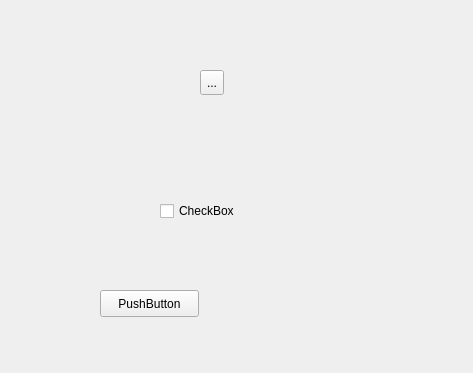
<?xml version="1.0" encoding="UTF-8"?>
<ui version="4.0">
 <class>Form</class>
 <widget class="QWidget" name="Form">
  <property name="geometry">
   <rect>
    <x>0</x>
    <y>0</y>
    <width>473</width>
    <height>373</height>
   </rect>
  </property>
  <property name="windowTitle">
   <string>Form</string>
  </property>
  <widget class="QCheckBox" name="checkBox">
   <property name="geometry">
    <rect>
     <x>160</x>
     <y>200</y>
     <width>97</width>
     <height>22</height>
    </rect>
   </property>
   <property name="text">
    <string>CheckBox</string>
   </property>
  </widget>
  <widget class="QToolButton" name="toolButton">
   <property name="geometry">
    <rect>
     <x>200</x>
     <y>70</y>
     <width>24</width>
     <height>25</height>
    </rect>
   </property>
   <property name="text">
    <string>...</string>
   </property>
  </widget>
  <widget class="QPushButton" name="pushButton">
   <property name="geometry">
    <rect>
     <x>100</x>
     <y>290</y>
     <width>99</width>
     <height>27</height>
    </rect>
   </property>
   <property name="text">
    <string>PushButton</string>
   </property>
  </widget>
 </widget>
 <resources/>
 <connections/>
</ui>
